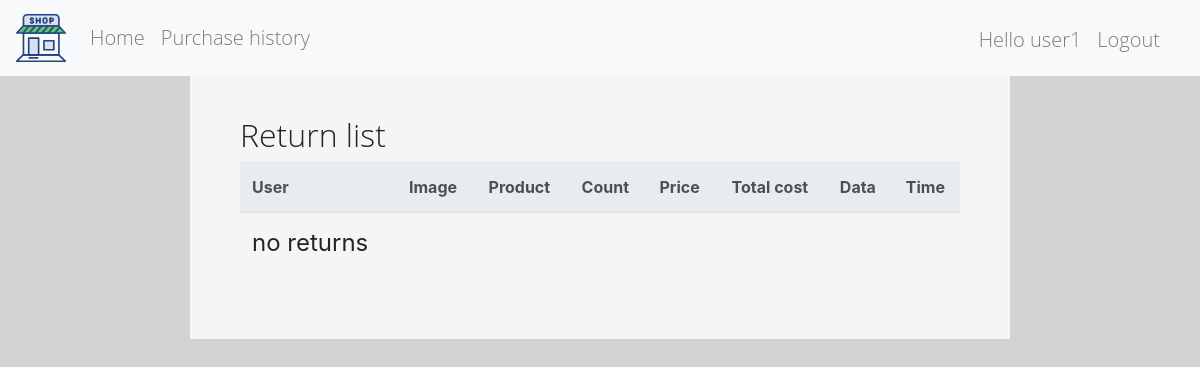
The page /return_list/ (signed in) on the database as committed earlier.
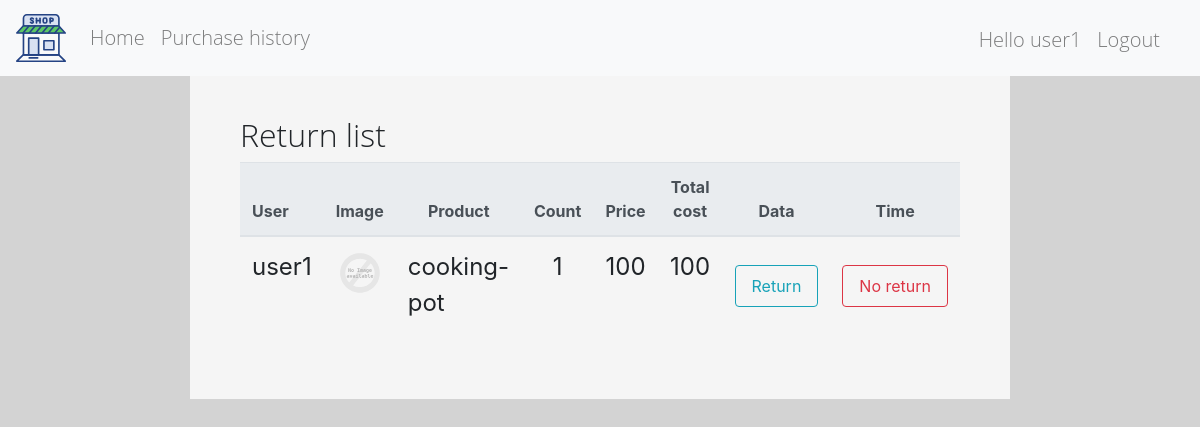
The same page on the database as committed later.
### shop/models.py (models this page shows, shortened)
class Return(models.Model):
    purchase = models.OneToOneField(
        to=Purchase,
        on_delete=models.CASCADE,
        primary_key=True,
        related_name='purchase')
    post_time = models.DateTimeField(auto_now_add=True)

class Purchase(models.Model):
    buyer = models.ForeignKey(User, on_delete=models.DO_NOTHING)
    product = models.ForeignKey(
        to=Product,
        on_delete=models.DO_NOTHING,
        related_name='product')
    count = models.PositiveIntegerField()
    time = models.DateTimeField(auto_now_add=True)

class Product(models.Model):
    name = models.CharField(max_length=50)
    description = models.CharField(max_length=256)
    price = models.DecimalField(
        decimal_places=2,
        max_digits=12,
        validators=[MinValueValidator(Decimal('0.00'))])
    photo = models.FileField(upload_to='shop/product_image/')
    count = models.PositiveIntegerField()

### shop/views.py (the view)
# urls.py: path('return_list/', ReturnList.as_view(), name='return_list'),
class ReturnList(ListView):
    template_name = 'shop/return/list.html'
    model = models.Return
    context_object_name = 'returns'
    paginate_by = 6
    ordering = 'post_time'
    page_kwarg = 'page'
    def setup(self, request, *args, **kwargs):
        super().setup(request, *args, **kwargs)
        self.get_queryset()
    def get_queryset(self):
        qs = super().get_queryset()
        qs = qs.annotate(total=ExpressionWrapper(
            F('purchase__count') * F('purchase__product__price'), output_field=DecimalField()))
        return qs
    def get_context_data(self, *, object_list=None, **kwargs):
        context = super().get_context_data(object_list=None, **kwargs)
        return context

### shop/templates/shop/return/list.html (shortened to what this page needs)
{% extends 'shop/page_item/base.html' %}
{% load staticfiles %}
{% block content %}
    {% if user.is_authenticated %}
        <div class="col-md-8 col-sm-8 col-12 col box">
            <h2>Return list</h2>
            <div class="card-group mx-0 px-0">
                <table class="table table-hover">
                    <thead class="thead-light">
                    <tr>
                        <th>User</th>
                        <th scope="col" class="text-center">Image</th>
                        <th scope="col" class="text-center">Product</th>
                        <th scope="col" class="text-center">Count</th>
                        <th scope="col" class="text-center">Price</th>
                        <th scope="col" class="text-center">Total cost</th>
                        <th scope="col" class="text-center">Data</th>
                        <th scope="col" class="text-center">Time</th>
                    </tr>
                    </thead>
                    <tbody class="purchase-list">
                    {% for return in returns %}
                        <tr>
                            <td scope="row">{{ return.purchase.buyer.username }}</td>
                            <td class="text-center">
                                <img src="{{ MEDIA_URL }}{{ return.purchase.product.photo }}" alt="no image"
                                    onerror="if (this.src != 'static/images/alt.svg') this.src = '{% static "images/alt.svg" %}'"
                                >
                            </td>
                            <td>{{ return.purchase.product.name }}</td>
                            <td class="text-center">{{ return.purchase.count }}</td>
                            <td class="text-center">{{ return.purchase.product.price|floatformat:'-2' }}</td>
                            <td class="text-center">{{ return.total|floatformat:'-2' }}</td>
                            <td class="text-center">
                                {% include 'shop/purchase/delete_form.html' %}
                            </td>
                            <td class="text-center">
                                {% include 'shop/return/delete_form.html' %}
                            </td>
                        </tr>
                    {% empty %}
                        <tr>
                            <td>no returns</td>
                        </tr>
                    {% endfor %}
                </table>
            </div>
        </div>
    {% endif %}
{% endblock content %}

### shop/templates/shop/purchase/delete_form.html (shortened to what this page needs)
<form action="{% url 'shop:purchase_delete' return.purchase.pk %}" method="post" class="mt-3">
    <button type="submit" class="nav-link btn btn-outline-info mx-auto">
        Return
    </button>
</form>

### shop/templates/shop/return/delete_form.html (shortened to what this page needs)
<form action="{% url 'shop:return_delete' return.pk %}" method="post" class="mt-3">
    <button type="submit" class="nav-link btn btn-outline-danger mx-auto">
        No return
    </button>
</form>

Rows that differ between the two databases and show on the page:
added Return: purchase.buyer.username "user1", purchase.product.name "cooking-pot", purchase.count "1", purchase.product.price "100", total "100"
Other text that changed with them:
text no longer shown: "no returns"
